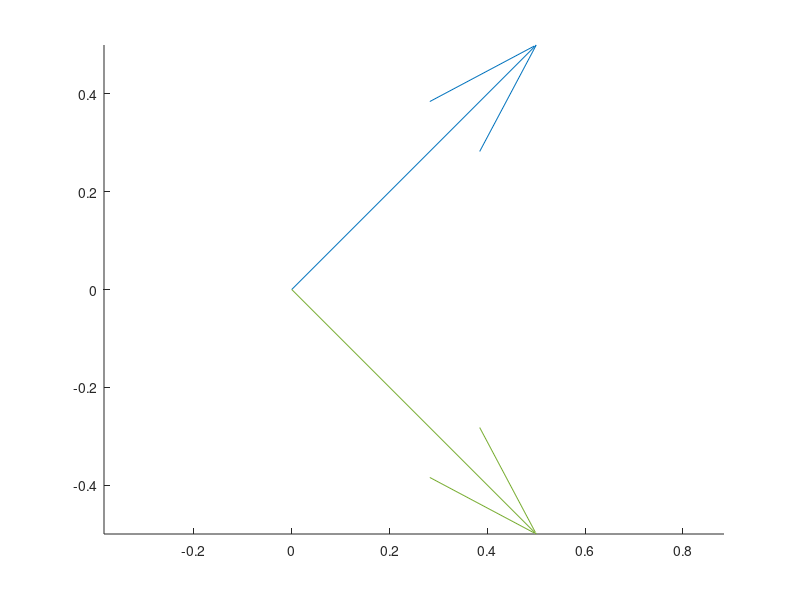

Reproduce this figure in MATLAB.
figure
axis equal;
hold on
X = 0;
Y = 0;
Z = 0;
U = 1;
V = 1;
W = 1;
quiver3(X,Y,Z,U,V,W,0.5)
U = 1;
V = -1;
W = 1;
quiver3(X,Y,Z,U,V,W,0.5)
U = 1;
V = 1;
W = -1;
quiver3(X,Y,Z,U,V,W,0.5)
vecA = [1, 1, 1];
vecB = [1, -1, 1];
vecC = [1, 1, -1];

BcrossC = cross(vecB, vecC);
AdotBC = dot(vecA, BcrossC);